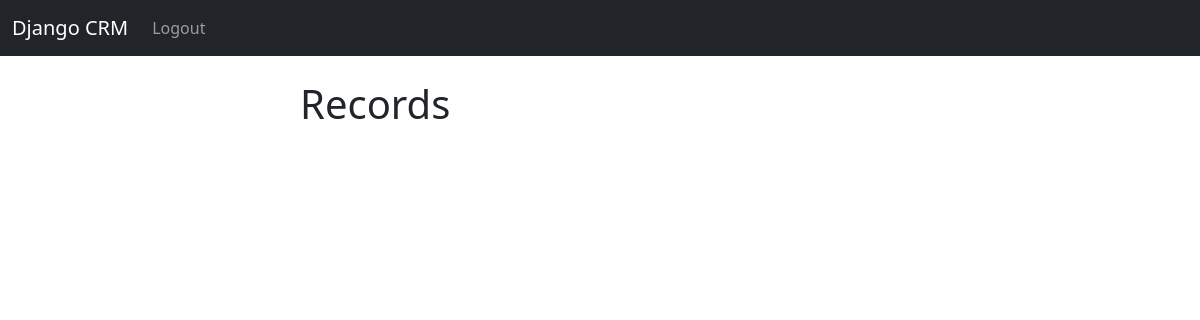
Page / (signed in) on the earlier database version.
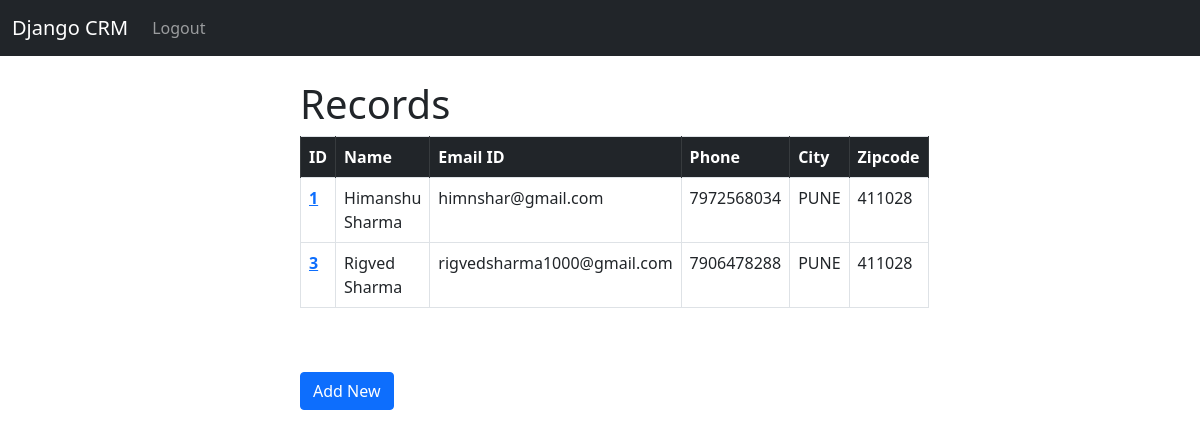
Same page on the later database version.
### website/models.py (models this page shows, shortened)
class Records(models.Model):
    created_at = models.DateTimeField(auto_now_add = True)
    first_name = models.CharField(max_length = 50)
    last_name = models.CharField(max_length = 50)
    email = models.EmailField(max_length = 100)
    phone = models.CharField(max_length = 50)
    address = models.CharField(max_length = 200)
    city = models.CharField(max_length = 30)
    state = models.CharField(max_length = 30)
    zipcode = models.CharField(max_length = 10)

### website/views.py (the view)
# urls.py: 2. Add a URL to urlpatterns:  path('', views.home, name='home')
def home(request):
    records = Records.objects.all()
    if request.method == 'POST':
        username = request.POST['username']
        pwd = request.POST['password']
        user = authenticate(request, username = username, password = pwd)
        if user is not None:
            login(request,user)
            messages.success(request, "You have been logged in.")
            return redirect('home')
        else:
            messages.error(request, "There was an error logging in! Please try again.")
            return redirect('home')
    else:
        return render(request, 'home.html',{'records': records})

### website/templates/home.html (shortened to what this page needs)
{% extends 'base.html' %}
{% block content %}
    <div class="col-md-6 offset-md-3">
        {% if user.is_authenticated%}
            <h1> Records </h1>
            {% if records %}
            <table class="table table-hover table-bordered">
                <thead>
                  <tr>
                    <th class="table-dark" scope="col">ID</th>
                    <th class="table-dark" scope="col">Name</th>
                    <th class="table-dark" scope="col">Email ID</th>
                    <th class="table-dark" scope="col">Phone</th>
                    <th class="table-dark" scope="col">City</th>
                    <th class="table-dark" scope="col">Zipcode</th>
                  </tr>
                </thead>
                <tbody>
                    {% for record in records%}
                  <tr>
                    <th scope="row"> <a href="{% url 'view' record.id %}">{{ record.id }}</a></th>
                    <td>{{ record.first_name }} {{ record.last_name }}</td>
                    <td>{{ record.email }}</td>
                    <td>{{ record.phone }}</td>
                    <td>{{ record.city }}</td>
                    <td>{{ record.zipcode }}</td>
                  </tr>
                  {% endfor%}
                </tbody>
              </table>
              <br><br>
              <a href="{% url 'add' %}" class="btn btn-primary">Add New</a>
            {% endif %}
        {% endif %}
    </div>
{% endblock %}

Differences in the rows shown:
added Records: id "1", first_name "Himanshu", last_name "Sharma", email "himnshar@gmail.com", phone "7972568034", city "PUNE", zipcode "411028"
added Records: id "3", first_name "Rigved", last_name "Sharma", email "rigvedsharma1000@gmail.com", phone "7906478288", city "PUNE", zipcode "411028"
Other differences:
text now shown: "ID Name Email ID Phone City Zipcode Add New"
